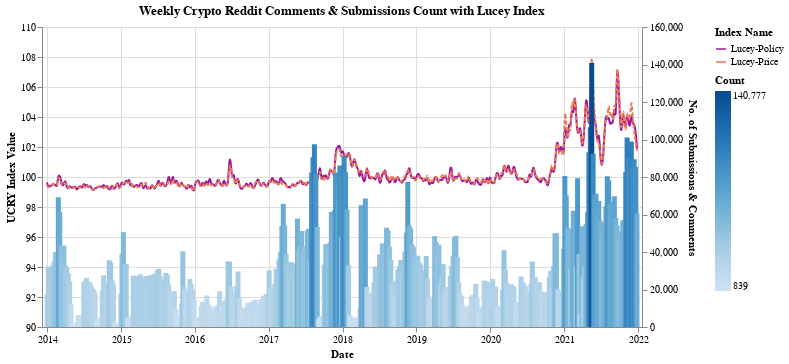

The code cell stored with this chart in its notebook:
### Code cell
# Combined Dual Axis
(
    alt.layer(
        ucry_line,
        weekly_doc_count,
        title="Weekly Crypto Reddit Comments & Submissions Count with Lucey Index",
    ).resolve_scale(y="independent", size="independent", shape="independent")
)

### Figure 1 — Vega-Lite specification as saved in the notebook (floating-point values rounded to 4 significant figures; data arrays with more than 128 entries replaced by an {"elided": "..."} marker saying what was removed)
{"config": {"view": {"continuousWidth": 400, "continuousHeight": 300}}, "layer": [{"data": {"name": "data-c6a761caa43f8d9c081516719bb55e0f"}, "mark": {"type": "line", "interpolate": "basis"}, "encoding": {"color": {"field": "type", "scale": {"scheme": "plasma"}, "title": "Index Name", "type": "nominal"}, "strokeDash": {"field": "type", "legend": null, "type": "nominal"}, "x": {"field": "start_date", "title": "Date", "type": "temporal"}, "y": {"field": "index_value", "scale": {"domain": [90, 110]}, "title": "UCRY Index Value", "type": "quantitative"}}, "width": 600}, {"data": {"name": "data-3e93dcbbbe35467e60b0bb281810ad50"}, "mark": "bar", "encoding": {"color": {"field": "Count", "type": "quantitative"}, "x": {"field": "Date", "title": "Date", "type": "temporal"}, "y": {"field": "Count", "title": "No. of Submissions & Comments", "type": "quantitative"}}, "width": 600}], "resolve": {"scale": {"shape": "independent", "size": "independent", "y": "independent"}}, "title": "Weekly Crypto Reddit Comments & Submissions Count with Lucey Index", "$schema": "https://vega.github.io/schema/vega-lite/v4.17.0.json", "datasets": {"data-c6a761caa43f8d9c081516719bb55e0f": {"elided": "836 records"}, "data-3e93dcbbbe35467e60b0bb281810ad50": {"elided": "418 records"}}}
